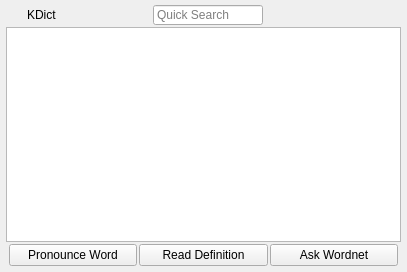
<?xml version="1.0" encoding="UTF-8"?>
<ui version="4.0">
 <class>instant_result</class>
 <widget class="QWidget" name="instant_result">
  <property name="geometry">
   <rect>
    <x>0</x>
    <y>0</y>
    <width>407</width>
    <height>272</height>
   </rect>
  </property>
  <property name="windowTitle">
   <string>Form</string>
  </property>
  <property name="styleSheet">
   <string notr="true"> QWidget
       {   background-image:url(:/bs/bs/texture.png), linear-gradient(hsla(0,0%,32%,.99), hsla(0,0%,27%,.95));
        }</string>
  </property>
  <layout class="QVBoxLayout" name="verticalLayout">
   <property name="spacing">
    <number>2</number>
   </property>
   <property name="leftMargin">
    <number>0</number>
   </property>
   <property name="topMargin">
    <number>0</number>
   </property>
   <property name="rightMargin">
    <number>0</number>
   </property>
   <property name="bottomMargin">
    <number>0</number>
   </property>
   <item>
    <layout class="QHBoxLayout" name="horizontalLayout_3">
     <property name="leftMargin">
      <number>5</number>
     </property>
     <property name="topMargin">
      <number>5</number>
     </property>
     <property name="rightMargin">
      <number>5</number>
     </property>
     <item>
      <widget class="QLabel" name="label_2">
       <property name="minimumSize">
        <size>
         <width>20</width>
         <height>20</height>
        </size>
       </property>
       <property name="maximumSize">
        <size>
         <width>20</width>
         <height>20</height>
        </size>
       </property>
       <property name="text">
        <string/>
       </property>
       <property name="pixmap">
        <pixmap resource="res.qrc">:/bs/bs/books.png</pixmap>
       </property>
       <property name="scaledContents">
        <bool>true</bool>
       </property>
      </widget>
     </item>
     <item>
      <widget class="QLabel" name="label">
       <property name="minimumSize">
        <size>
         <width>38</width>
         <height>0</height>
        </size>
       </property>
       <property name="text">
        <string>KDict</string>
       </property>
      </widget>
     </item>
     <item>
      <spacer name="horizontalSpacer">
       <property name="orientation">
        <enum>Qt::Horizontal</enum>
       </property>
       <property name="sizeHint" stdset="0">
        <size>
         <width>40</width>
         <height>20</height>
        </size>
       </property>
      </spacer>
     </item>
     <item>
      <widget class="QLineEdit" name="word">
       <property name="styleSheet">
        <string notr="true">padding:1px;</string>
       </property>
       <property name="placeholderText">
        <string>Quick Search</string>
       </property>
       <property name="clearButtonEnabled">
        <bool>true</bool>
       </property>
      </widget>
     </item>
     <item>
      <spacer name="horizontalSpacer_2">
       <property name="orientation">
        <enum>Qt::Horizontal</enum>
       </property>
       <property name="sizeHint" stdset="0">
        <size>
         <width>40</width>
         <height>20</height>
        </size>
       </property>
      </spacer>
     </item>
     <item>
      <widget class="QWidget" name="widget_2" native="true">
       <layout class="QHBoxLayout" name="horizontalLayout_12">
        <property name="spacing">
         <number>3</number>
        </property>
        <property name="leftMargin">
         <number>0</number>
        </property>
        <property name="topMargin">
         <number>0</number>
        </property>
        <property name="rightMargin">
         <number>0</number>
        </property>
        <property name="bottomMargin">
         <number>0</number>
        </property>
        <item>
         <widget class="QPushButton" name="maximize">
          <property name="sizePolicy">
           <sizepolicy hsizetype="Maximum" vsizetype="Maximum">
            <horstretch>0</horstretch>
            <verstretch>0</verstretch>
           </sizepolicy>
          </property>
          <property name="maximumSize">
           <size>
            <width>24</width>
            <height>24</height>
           </size>
          </property>
          <property name="focusPolicy">
           <enum>Qt::NoFocus</enum>
          </property>
          <property name="toolTip">
           <string>Open Main Window</string>
          </property>
          <property name="styleSheet">
           <string notr="true">border:none;
background-color: transparent;</string>
          </property>
          <property name="text">
           <string/>
          </property>
          <property name="icon">
           <iconset resource="res.qrc">
            <normaloff>:/rc/rc/_minimize.png</normaloff>:/rc/rc/_minimize.png</iconset>
          </property>
          <property name="iconSize">
           <size>
            <width>15</width>
            <height>20</height>
           </size>
          </property>
         </widget>
        </item>
        <item>
         <widget class="QPushButton" name="close">
          <property name="sizePolicy">
           <sizepolicy hsizetype="Maximum" vsizetype="Maximum">
            <horstretch>0</horstretch>
            <verstretch>0</verstretch>
           </sizepolicy>
          </property>
          <property name="maximumSize">
           <size>
            <width>24</width>
            <height>24</height>
           </size>
          </property>
          <property name="focusPolicy">
           <enum>Qt::NoFocus</enum>
          </property>
          <property name="toolTip">
           <string>Close</string>
          </property>
          <property name="styleSheet">
           <string notr="true">border:none;
background-color: transparent;</string>
          </property>
          <property name="text">
           <string/>
          </property>
          <property name="icon">
           <iconset resource="res.qrc">
            <normaloff>:/rc/rc/_close.png</normaloff>:/rc/rc/_close.png</iconset>
          </property>
          <property name="iconSize">
           <size>
            <width>15</width>
            <height>15</height>
           </size>
          </property>
         </widget>
        </item>
       </layout>
      </widget>
     </item>
    </layout>
   </item>
   <item>
    <layout class="QHBoxLayout" name="horizontalLayout_2">
     <property name="leftMargin">
      <number>6</number>
     </property>
     <property name="rightMargin">
      <number>6</number>
     </property>
     <property name="bottomMargin">
      <number>0</number>
     </property>
     <item>
      <widget class="QTextBrowser" name="meaning">
       <property name="minimumSize">
        <size>
         <width>0</width>
         <height>200</height>
        </size>
       </property>
      </widget>
     </item>
    </layout>
   </item>
   <item>
    <layout class="QHBoxLayout" name="horizontalLayout">
     <property name="leftMargin">
      <number>9</number>
     </property>
     <property name="rightMargin">
      <number>9</number>
     </property>
     <property name="bottomMargin">
      <number>6</number>
     </property>
     <item>
      <widget class="QPushButton" name="pronounce">
       <property name="text">
        <string>Pronounce Word</string>
       </property>
      </widget>
     </item>
     <item>
      <widget class="QPushButton" name="readDef">
       <property name="text">
        <string>Read Definition</string>
       </property>
      </widget>
     </item>
     <item>
      <widget class="QPushButton" name="ask_word_netBtn">
       <property name="text">
        <string>Ask Wordnet</string>
       </property>
      </widget>
     </item>
    </layout>
   </item>
  </layout>
 </widget>
 <resources>
  <include location="res.qrc"/>
 </resources>
 <connections/>
</ui>
